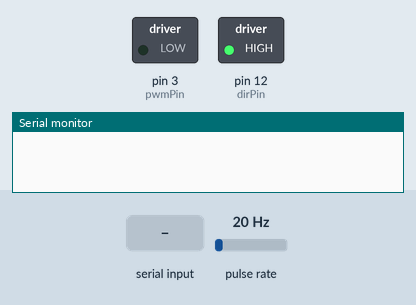
The sketch below on a simulated Arduino Uno, built with avr-gcc and run on an emulated ATmega328P. Parts: switched loads named in the sketch (green lamp = pin HIGH), the last lines printed to the serial monitor. Wiring (inferred from the names in the program): pulse sensor: data pin 2. The test bench sets the inputs (shaded band); at power-on: pulse rate 20 Hz.

Above: at 1.2 s.
1.3 s: "90,45\n" received over Serial
At 1.9 s:
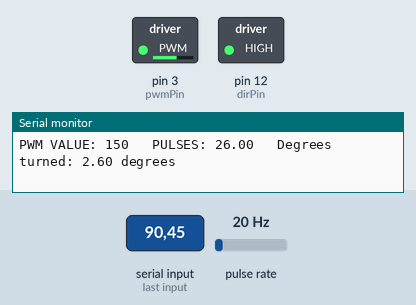
Timing chart, 0 to 4.3 s (numbered marks = the images above; inputs shaded):
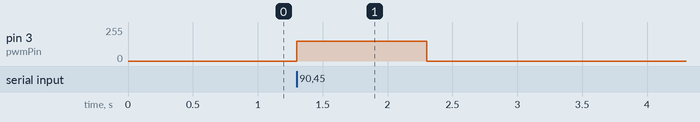

The sketch:

RefineCode.ino
```cpp
// Motor encoder output pulse per rotation (change as required)
#define encCountPerRev 3603.2

// Encoder output to Arduino Interrupt pin
#define encIn 2

// MD10C PWM connected to pin 10
#define pwmPin 3
// MD10C DIR connected to pin 12
#define dirPin 12

// Analog pin for potentiometer
#define potInput A4

// Pulse count from encoder
volatile float encVal = 0;

// One-second interval for measurements
int interval = 1000;

// Counters for milliseconds during interval
long previousMillis = 0;
long currentMillis = 0;

// Variable for RPM measuerment
long rpm = 0;

// Variable for PWM motor speed output
int motPWM = 0;

float degTurn = 0;
int degToSpin = 0;

void setup()
{
  // Setup Serial Monitor
  Serial.begin(57600);

  // Set encoder as input with internal pullup
  pinMode(encIn, INPUT_PULLUP);

  // Set PWM and DIR connections as outputs
  pinMode(pwmPin, OUTPUT);
  pinMode(dirPin, OUTPUT);
  digitalWrite(dirPin, true);

  // Attach interrupt
  attachInterrupt(digitalPinToInterrupt(encIn), updateEncoder, RISING);

  // Setup initial values for timer
  previousMillis = millis();
}

void loop()
{
  // Control motor with potentiometer
  //motPWM = map(analogRead(potInput), 0, 1023, -255, 255);
  degToSpin = Serial.parseInt();

  if(degTurn < degToSpin)
  {
    motPWM = 150;
  }
  else
  {
    motPWM = 0;
  }

  // Write PWM to controller
  if(motPWM >=0)
  {
    digitalWrite(dirPin, true);
    analogWrite(pwmPin, motPWM);
  }
  else if(motPWM < 0)
  {
    digitalWrite(dirPin, false);
    analogWrite(pwmPin, abs(motPWM));
  }

  degTurn = ((encVal / encCountPerRev) * 360);

  // Update RPM value every second
  currentMillis = millis();
  if(currentMillis - previousMillis > interval)
  {
    previousMillis = currentMillis;


    // Calculate RPM
    //rpm = (float)(encVal * 600 / encCountPerRev);

    Serial.print("PWM VALUE: ");
    Serial.print(motPWM);
    Serial.print('\t');
    Serial.print(" PULSES: ");
    Serial.print(encVal);
    Serial.print('\t');
    Serial.print(" Degrees turned: ");
    Serial.print(degTurn);
    Serial.println(" degrees");
  }
}

void updateEncoder()
{
  // Increment value for each pulse from encoder
  encVal++;
}
```

Measured:
- after the input at 1.3 s, pin 3 (pwmPin): 0/255 → 150/255 at once, → 0/255 1.0 s later
